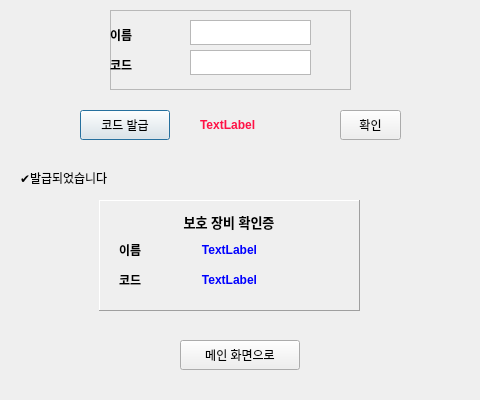
<?xml version="1.0" encoding="UTF-8"?>
<ui version="4.0">
 <class>Dialog</class>
 <widget class="QDialog" name="Dialog">
  <property name="geometry">
   <rect>
    <x>0</x>
    <y>0</y>
    <width>480</width>
    <height>400</height>
   </rect>
  </property>
  <property name="windowTitle">
   <string>4thWindow</string>
  </property>
  <widget class="QLabel" name="label_4">
   <property name="geometry">
    <rect>
     <x>20</x>
     <y>170</y>
     <width>150</width>
     <height>16</height>
    </rect>
   </property>
   <property name="text">
    <string>✔발급되었습니다</string>
   </property>
  </widget>
  <widget class="QFrame" name="frame">
   <property name="geometry">
    <rect>
     <x>99</x>
     <y>200</y>
     <width>261</width>
     <height>111</height>
    </rect>
   </property>
   <property name="frameShape">
    <enum>QFrame::Panel</enum>
   </property>
   <property name="frameShadow">
    <enum>QFrame::Raised</enum>
   </property>
   <widget class="QLabel" name="label">
    <property name="geometry">
     <rect>
      <x>40</x>
      <y>10</y>
      <width>180</width>
      <height>25</height>
     </rect>
    </property>
    <property name="maximumSize">
     <size>
      <width>20000</width>
      <height>20000</height>
     </size>
    </property>
    <property name="text">
     <string>&lt;html&gt;&lt;head/&gt;&lt;body&gt;&lt;p&gt;&lt;span style=&quot; font-size:10pt; font-weight:600;&quot;&gt;보호 장비 확인증&lt;/span&gt;&lt;/p&gt;&lt;/body&gt;&lt;/html&gt;</string>
    </property>
    <property name="alignment">
     <set>Qt::AlignCenter</set>
    </property>
   </widget>
   <widget class="QLabel" name="label_2">
    <property name="geometry">
     <rect>
      <x>20</x>
      <y>70</y>
      <width>35</width>
      <height>20</height>
     </rect>
    </property>
    <property name="text">
     <string>&lt;html&gt;&lt;head/&gt;&lt;body&gt;&lt;p&gt;&lt;span style=&quot; font-weight:600;&quot;&gt;코드&lt;/span&gt;&lt;/p&gt;&lt;/body&gt;&lt;/html&gt;</string>
    </property>
   </widget>
   <widget class="QLabel" name="label_3">
    <property name="geometry">
     <rect>
      <x>20</x>
      <y>40</y>
      <width>35</width>
      <height>20</height>
     </rect>
    </property>
    <property name="text">
     <string>&lt;html&gt;&lt;head/&gt;&lt;body&gt;&lt;p&gt;&lt;span style=&quot; font-weight:600;&quot;&gt;이름&lt;/span&gt;&lt;/p&gt;&lt;/body&gt;&lt;/html&gt;</string>
    </property>
   </widget>
   <widget class="QLabel" name="name_text">
    <property name="geometry">
     <rect>
      <x>90</x>
      <y>40</y>
      <width>81</width>
      <height>20</height>
     </rect>
    </property>
    <property name="text">
     <string>&lt;html&gt;&lt;head/&gt;&lt;body&gt;&lt;p&gt;&lt;span style=&quot; font-weight:600; color:#0000ff;&quot;&gt;TextLabel&lt;/span&gt;&lt;/p&gt;&lt;/body&gt;&lt;/html&gt;</string>
    </property>
    <property name="alignment">
     <set>Qt::AlignCenter</set>
    </property>
   </widget>
   <widget class="QLabel" name="code_text">
    <property name="geometry">
     <rect>
      <x>90</x>
      <y>70</y>
      <width>81</width>
      <height>21</height>
     </rect>
    </property>
    <property name="text">
     <string>&lt;html&gt;&lt;head/&gt;&lt;body&gt;&lt;p&gt;&lt;span style=&quot; font-weight:600; color:#0000ff;&quot;&gt;TextLabel&lt;/span&gt;&lt;/p&gt;&lt;/body&gt;&lt;/html&gt;</string>
    </property>
    <property name="scaledContents">
     <bool>false</bool>
    </property>
    <property name="alignment">
     <set>Qt::AlignCenter</set>
    </property>
   </widget>
  </widget>
  <widget class="QPushButton" name="home_button">
   <property name="geometry">
    <rect>
     <x>180</x>
     <y>340</y>
     <width>120</width>
     <height>30</height>
    </rect>
   </property>
   <property name="text">
    <string>메인 화면으로</string>
   </property>
  </widget>
  <widget class="QPushButton" name="code_button">
   <property name="geometry">
    <rect>
     <x>80</x>
     <y>110</y>
     <width>90</width>
     <height>30</height>
    </rect>
   </property>
   <property name="text">
    <string>코드 발급</string>
   </property>
   <property name="iconSize">
    <size>
     <width>18</width>
     <height>20</height>
    </size>
   </property>
   <property name="autoDefault">
    <bool>true</bool>
   </property>
   <property name="default">
    <bool>true</bool>
   </property>
   <property name="flat">
    <bool>false</bool>
   </property>
  </widget>
  <widget class="QLabel" name="input_number">
   <property name="geometry">
    <rect>
     <x>200</x>
     <y>110</y>
     <width>101</width>
     <height>30</height>
    </rect>
   </property>
   <property name="text">
    <string>&lt;html&gt;&lt;head/&gt;&lt;body&gt;&lt;p&gt;&lt;span style=&quot; font-weight:600; color:#ff1145;&quot;&gt;TextLabel&lt;/span&gt;&lt;/p&gt;&lt;/body&gt;&lt;/html&gt;</string>
   </property>
  </widget>
  <widget class="QPushButton" name="ok_button">
   <property name="geometry">
    <rect>
     <x>340</x>
     <y>110</y>
     <width>61</width>
     <height>30</height>
    </rect>
   </property>
   <property name="text">
    <string>확인</string>
   </property>
  </widget>
  <widget class="QFrame" name="frame_2">
   <property name="geometry">
    <rect>
     <x>110</x>
     <y>10</y>
     <width>241</width>
     <height>80</height>
    </rect>
   </property>
   <property name="frameShape">
    <enum>QFrame::StyledPanel</enum>
   </property>
   <property name="frameShadow">
    <enum>QFrame::Raised</enum>
   </property>
   <widget class="QLabel" name="label_6">
    <property name="geometry">
     <rect>
      <x>0</x>
      <y>10</y>
      <width>40</width>
      <height>31</height>
     </rect>
    </property>
    <property name="text">
     <string>&lt;html&gt;&lt;head/&gt;&lt;body&gt;&lt;p&gt;&lt;span style=&quot; font-weight:600;&quot;&gt;이름&lt;/span&gt;&lt;/p&gt;&lt;/body&gt;&lt;/html&gt;</string>
    </property>
   </widget>
   <widget class="QLabel" name="label_5">
    <property name="geometry">
     <rect>
      <x>0</x>
      <y>40</y>
      <width>40</width>
      <height>31</height>
     </rect>
    </property>
    <property name="text">
     <string>&lt;html&gt;&lt;head/&gt;&lt;body&gt;&lt;p&gt;&lt;span style=&quot; font-weight:600;&quot;&gt;코드&lt;/span&gt;&lt;/p&gt;&lt;/body&gt;&lt;/html&gt;</string>
    </property>
   </widget>
   <widget class="QTextEdit" name="code_number">
    <property name="geometry">
     <rect>
      <x>80</x>
      <y>40</y>
      <width>121</width>
      <height>25</height>
     </rect>
    </property>
   </widget>
   <widget class="QTextEdit" name="input_name">
    <property name="geometry">
     <rect>
      <x>80</x>
      <y>10</y>
      <width>121</width>
      <height>25</height>
     </rect>
    </property>
   </widget>
  </widget>
 </widget>
 <resources/>
 <connections>
  <connection>
   <sender>home_button</sender>
   <signal>clicked()</signal>
   <receiver>Dialog</receiver>
   <slot>next1()</slot>
   <hints>
    <hint type="sourcelabel">
     <x>156</x>
     <y>279</y>
    </hint>
    <hint type="destinationlabel">
     <x>107</x>
     <y>161</y>
    </hint>
   </hints>
  </connection>
  <connection>
   <sender>ok_button</sender>
   <signal>clicked()</signal>
   <receiver>Dialog</receiver>
   <slot>give()</slot>
   <hints>
    <hint type="sourcelabel">
     <x>241</x>
     <y>103</y>
    </hint>
    <hint type="destinationlabel">
     <x>242</x>
     <y>112</y>
    </hint>
   </hints>
  </connection>
 </connections>
 <slots>
  <slot>next1()</slot>
  <slot>name()</slot>
  <slot>give_name()</slot>
  <slot>give()</slot>
 </slots>
</ui>
